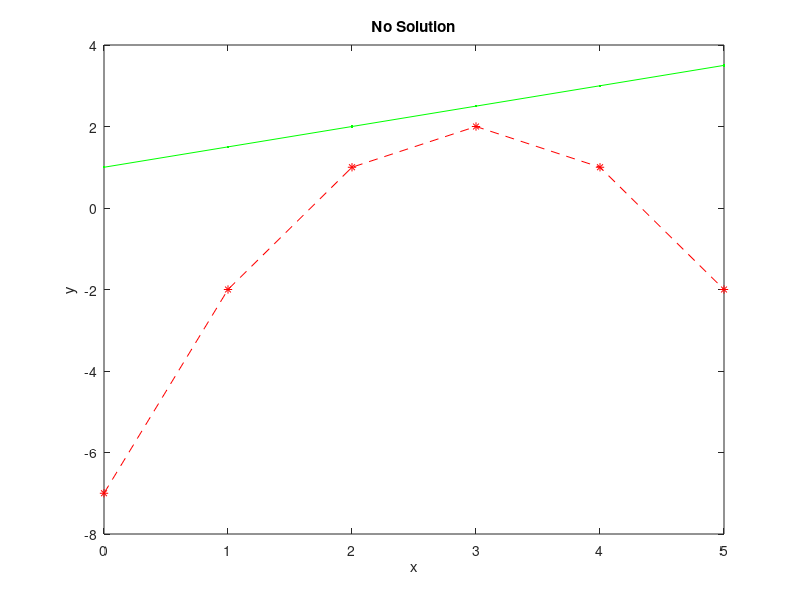

This figure's MATLAB source:
x=[0:5];
y1 = 2 - (x - 3).^2 ;
y2 = x/2 + 1;

plot(x,y1,'r * --',x,y2,'g . -'),xlabel('x'),ylabel('y'),title('No Solution');